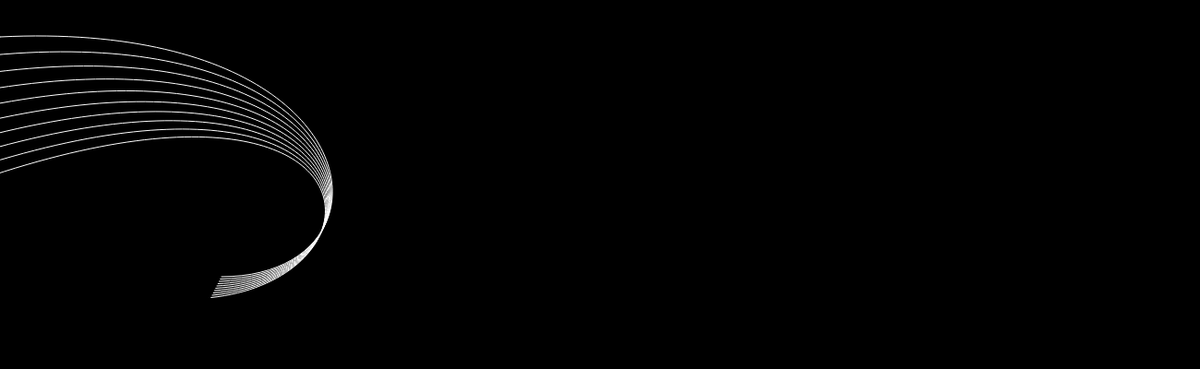
Frame 1 (no input)
Frame 60 (no input): identical to frame 1, image omitted
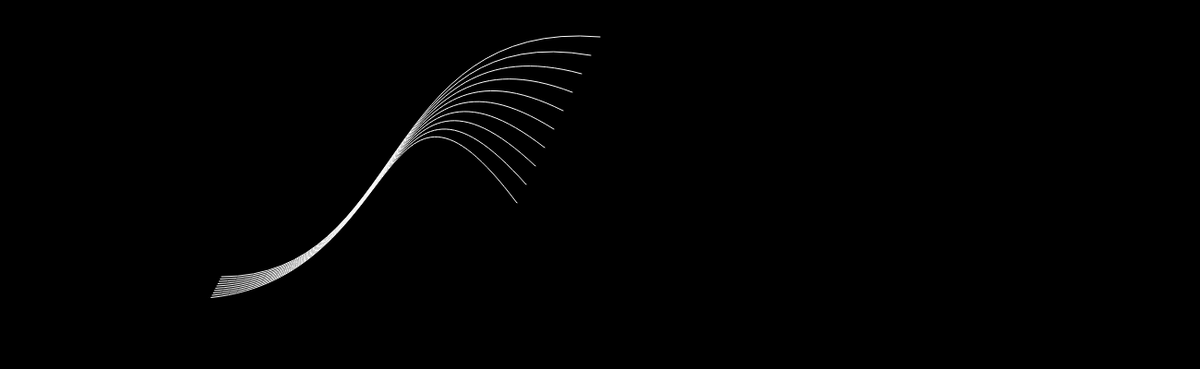
Frame 120 (the mouse pressed at the canvas centre since frame 60)

The p5.js sketch that drew these frames (run headless with seeded random() and noise() and a simulated clock; from frame 60 on, the mouse is pressed at the canvas centre):

// p5.js sketch
// ── sketch.js
function setup() {
  createCanvas(1300, 400);
  stroke(255);
  noFill();
}

function draw() {
  background(0);
  for (var i = 0; i < 200; i += 20) {
    bezier(mouseX-(i/2.0), 40+i, 410, 20, 440, 300, 240-(i/16.0), 300+(i/8.0));
  }
}
